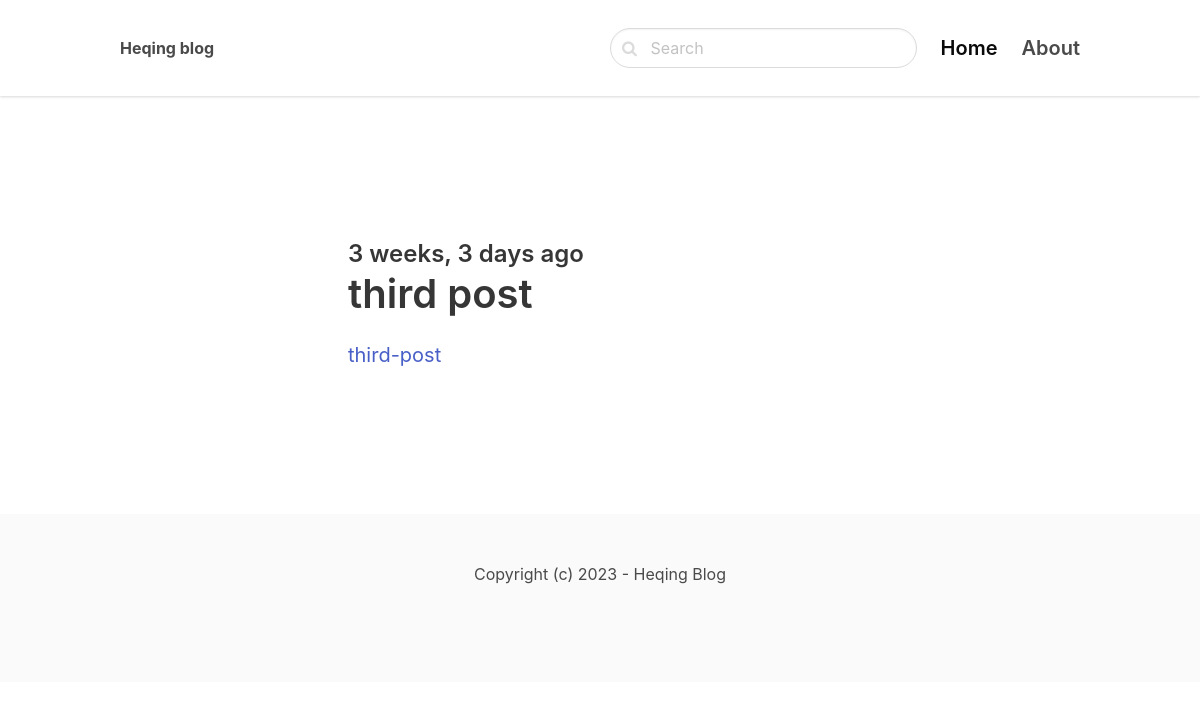
Page /python/ on the earlier database version.
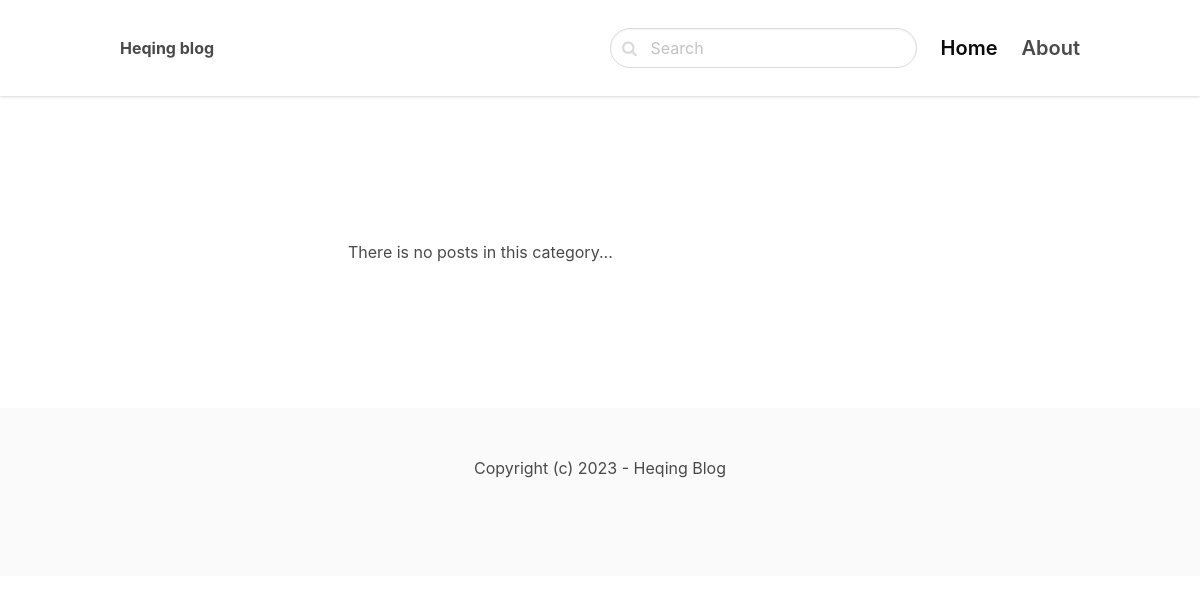
Same page on the later database version.
### blog/models.py (models this page shows, shortened)
class Post(models.Model):
    ACTIVE = 'active'
    DRAFT = 'draft'
    CHOICES_STATUS = (
        (ACTIVE, 'Active'),
        (DRAFT, 'Draft')
    )
    category = models.ForeignKey(Category, related_name='posts', on_delete=models.CASCADE)
    title = models.CharField(max_length=255)
    slug = models.SlugField() # internet address for title
    intro = models.TextField()
    body = models.TextField()
    created_at = models.DateTimeField(auto_now_add = True)
    status = models.CharField(max_length=10, choices=CHOICES_STATUS, default=ACTIVE)
    image = models.ImageField(upload_to='uploads/', blank = True, null = True)
    class Meta:
        ordering = ('-created_at',)

### blog/views.py (the view)
# urls.py: path('<slug:slug>/', views.category, name='category_detail')
def category(request, slug):
    category = get_object_or_404(Category, slug=slug)
    posts = category.posts.filter(status=Post.ACTIVE)
    return render(request, 'blog/category.html', {'category': category, 'posts':posts})

### blog/templates/blog/category.html (shortened to what this page needs)
{% extends 'core/base.html' %}
{% block content %}
    <section class="hero">
        <div class="hero-body">
            <div class="container">
                <section class="section">
                    <div class="columns">
                        <div class="column is-8 is-offset-2">
                            {% for post in posts %}
                            <div class="content is-medium">
                                <a href="{% url 'post_detail' post.category.slug post.slug %}">
                                    <h2 class="subtitle is-4">{{ post.created_at|timesince }} ago</h2>
                                    <h1 class="title">{{ post.title }}</h1>
                                    <p>{{ post.intro }}</p>
                                </a>
                            </div>
                        {% empty %}
                            <div class="content">
                                <p>There is no posts in this category...</p>
                            </div>
                        {% endfor %}
                        </div>
                    </div>
                </section>
            </div>
        </div>
    </section>
{% endblock %}

Differences in the rows shown:
no longer on this page (row edited): Post: created_at "3 weeks, 3 days", title "third post", intro "third-post"
Other differences:
text now shown: "There is no posts in this category..."
